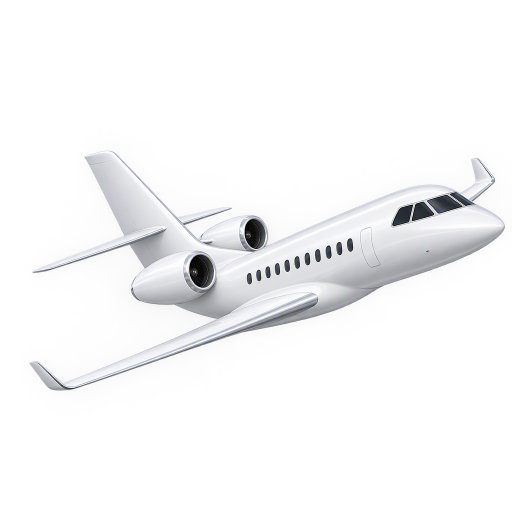
#> input picture assets/app-icon/raw/icon-climb-1.png, 1024 x 1024 px (shown at 1/2 size)
$ python blueprint.py raw/icon-climb-1.png out.png
#> lines starting #> are read from the running program, lines starting #| are printed output that depends on the picture; after the words box and inside, x2 and y2 are one past the last pixel; in counts of white or black regions, pixels touching at a corner belong together
### assets/app-icon/build.py
"""One app icon from a generated jet (family.py builds the whole set and writes the catalogs): a side-view jet (assets/app-icon/raw) on the Jet icon's charcoal tile.

    python3 assets/app-icon/build.py raw/icon-climb-1.png [--scale 0.80] [--rotate DEG] [--nudge X,Y] [--out DIR] [--mock DIR]

Writes <out>/icon.png, icon-dark.png, icon-tinted.png (1024 px, opaque RGB, square corners) and, with --mock,
a home screen mock (1024 master, 60 pt and 29 pt on dark and light wallpaper, watch circle). The tile, shadow
and tinted mapping are the v4 set's (assets/icon-set-v4/raw/src/build.py), so the brand colour stays the same.
"""
import pathlib, sys
import numpy as np
from PIL import Image, ImageDraw, ImageFilter

HERE = pathlib.Path(__file__).resolve().parent
S = 1024


def arg(name, default):
    return sys.argv[sys.argv.index(name) + 1] if name in sys.argv else default


def clean(im, lo=60, hi=235):
    """Hard-ish alpha ramp, then shave one pixel off the rim so no light fringe or halo survives."""
    a = np.array(im.convert("RGBA"))
    al = a[..., 3].astype(float)
    al = np.clip((al - lo) / (hi - lo), 0, 1) * 255
    er = np.array(Image.fromarray(al.astype("uint8")).filter(ImageFilter.MinFilter(3))).astype(float)
    al = np.array(Image.fromarray(np.minimum(al, er).astype("uint8")).filter(ImageFilter.GaussianBlur(0.6)))
    a[..., 3] = al
    im = Image.fromarray(a)
    return im.crop(im.getbbox())


# [94 lines left out: functions tile, black, contact_shadow, lift, tinted_of, make and 2 more, not called in this run]


# The background family: (top, bottom, plane colour, shadow strength). Black plane on the light grounds,
# white on the dark and coloured ones; quiet vertical gradients only.
BACKGROUNDS = {
    "white": ((255, 255, 255), (232, 232, 237), "black", 0.30),
    "paper": ((251, 247, 239), (234, 226, 211), "black", 0.30),
    "grey": ((232, 232, 236), (198, 198, 205), "black", 0.32),
    "charcoal": ((44, 44, 48), (16, 16, 18), "white", 0.75),
    "black": ((14, 14, 15), (0, 0, 0), "white", 0.75),
    "navy": ((28, 42, 82), (8, 14, 36), "white", 0.70),
    "sky": ((128, 190, 246), (52, 122, 212), "white", 0.40),
    "dusk": ((46, 40, 98), (226, 124, 96), "white", 0.45),
    "blue": ((24, 142, 255), (0, 92, 210), "white", 0.45),
}


def ground(top, bottom):
    t = np.linspace(0, 1, S)[:, None, None]
    g = np.array(top, float) * (1 - t) + np.array(bottom, float) * t
    yy, xx = np.mgrid[0:S, 0:S]
    d = np.hypot(xx - 430, yy - 400) / 700
    lift = 10 if sum(top) < 400 else 4
    g = np.repeat(g, S, axis=1) + (np.exp(-d ** 2 * 2) * lift)[..., None]
    return Image.fromarray(np.clip(g, 0, 255).astype("uint8")).convert("RGB")


# [27 lines left out: functions make_on, mac_tile, not called in this run]


# [19 lines that do not run on import are left out]

### assets/app-icon/blueprint.py
"""Blueprint app icons: the icon's jet as a technical line drawing on blueprint blue.

    python3 assets/app-icon/blueprint.py raw/icon-climb-1.png out.png [--rotate 8 --scale 0.89 --nudge 0,6] [--tint]

The lines are traced from the render (outline and the panel, engine and window edges, as vector polylines
simplified with Douglas-Peucker) and stroked at 4x with antialiasing, then scaled down, so they stay crisp at
29 pt. Around them: a fine grid, the fuselage centre line in dash-dot, a dimension line with slash ticks under
the aircraft (nose to tail) and its extension lines, in the colours of the Aircraft Stats blueprint (BlueprintPlan.swift).
--tint draws the same lines on black for the tinted icon.
"""
import math, pathlib, sys
import cv2
import numpy as np
from PIL import Image

import build as B

HERE = pathlib.Path(__file__).resolve().parent
S, K = 1024, 4  # icon size, supersampling
TOP, BOTTOM = (0x35, 0x74, 0xC6), (0x24, 0x5A, 0xA6)  # around Theme.blueprint #2F6BBA
INK = (0xF4, 0xF8, 0xFC)


def arg(name, default):
    return sys.argv[sys.argv.index(name) + 1] if name in sys.argv else default


def place(sprite, scale, nudge):
    """The sprite at its icon size and position (the same geometry as the photographic icon)."""
    w = int(S * scale)
    k = w / max(sprite.size)
    sp = sprite.resize((round(sprite.width * k), round(sprite.height * k)), Image.LANCZOS)
    pos = (int(S / 2 - sp.width / 2 + nudge[0]), int(S / 2 - sp.height / 2 + nudge[1]))
    full = Image.new("RGBA", (S, S), (0, 0, 0, 0))
    full.alpha_composite(sp, pos)
    return full


def trace(full):
    """Vector polylines in icon pixels: the outline, the inner edges and the windows."""
    big = full.resize((S * 2, S * 2), Image.LANCZOS)
    a = np.array(big)
    alpha = a[..., 3]
    lum = cv2.cvtColor(a[..., :3], cv2.COLOR_RGB2GRAY)
    mask = (alpha > 128).astype(np.uint8) * 255
    outline, _ = cv2.findContours(mask, cv2.RETR_EXTERNAL, cv2.CHAIN_APPROX_NONE)
    outline = [cv2.approxPolyDP(c, 1.2, True) for c in outline if cv2.arcLength(c, True) > 200]
    inner = cv2.erode(mask, np.ones((9, 9), np.uint8))
    blur = cv2.GaussianBlur(lum, (5, 5), 1.4)
    edges = cv2.Canny(blur, 40, 110)
    edges[inner == 0] = 0
    edges = cv2.dilate(edges, np.ones((2, 2), np.uint8))
    cs, _ = cv2.findContours(edges, cv2.RETR_LIST, cv2.CHAIN_APPROX_NONE)
    details = [cv2.approxPolyDP(c, 2.2, False) for c in cs if cv2.arcLength(c, False) > 90]
    dark = ((lum < 90) & (inner > 0)).astype(np.uint8) * 255
    ws, _ = cv2.findContours(dark, cv2.RETR_EXTERNAL, cv2.CHAIN_APPROX_SIMPLE)
    windows = [c for c in ws if 12 < cv2.contourArea(c) < 2500]
    half = lambda cs: [c.astype(np.float32) / 2 for c in cs]
    return half(outline), half(details), half(windows), mask


def axis(mask):
    """The aircraft's long axis (principal component of its pixels) and its extent along it, in icon pixels."""
    ys, xs = np.nonzero(mask)
    pts = np.stack([xs, ys], 1).astype(float) / 2
    c = pts.mean(0)
    q = pts - c
    cov = np.array([[np.mean(q[:, 0] * q[:, 0]), np.mean(q[:, 0] * q[:, 1])],
                    [np.mean(q[:, 0] * q[:, 1]), np.mean(q[:, 1] * q[:, 1])]])
    w, v = np.linalg.eigh(cov)
    d = v[:, 1] if v[0, 1] > 0 else -v[:, 1]
    t = q[:, 0] * d[0] + q[:, 1] * d[1]
    n = np.array([-d[1], d[0]])
    if n[1] < 0:
        n = -n
    u = q[:, 0] * n[0] + q[:, 1] * n[1]
    return c, d, n, t.min(), t.max(), u.max()


def draw(full, tint=False):
    outline, details, windows, mask = trace(full)
    W = S * K
    if tint:
        img = np.zeros((W, W, 3), np.uint8)
    else:
        img = np.array(B.ground(TOP, BOTTOM).resize((W, W), Image.BICUBIC))
    ink = (255, 255, 255) if tint else INK
    lay = np.zeros_like(img)

    def blend(layer, alpha):
        nonlocal img
        m = (layer.max(2, keepdims=True) > 0)
        img = np.where(m, (img * (1 - alpha) + layer * alpha).astype(np.uint8), img)

    def line(p, q, w, alpha=1.0):
        layer = np.zeros_like(img)
        cv2.line(layer, tuple(int(v * K) for v in p), tuple(int(v * K) for v in q), ink, int(w * K), cv2.LINE_AA)
        blend(layer, alpha)

    # grid: minor every 32 px, major every 128
    for step, w, al in ((32, 1.2, 0.10), (128, 2.0, 0.20)):
        layer = np.zeros_like(img)
        for v in range(0, S + 1, step):
            cv2.line(layer, (v * K, 0), (v * K, W), ink, int(w * K), cv2.LINE_AA)
            cv2.line(layer, (0, v * K), (W, v * K), ink, int(w * K), cv2.LINE_AA)
        blend(layer, al)

    c, d, n, t0, t1, u1 = axis(mask)
    # centre line, dash-dot, past nose and tail
    seg = [(18, 1), (6, 0), (4, 1), (6, 0)]
    t, i = t0 - 60, 0
    layer = np.zeros_like(img)
    while t < t1 + 60:
        ln, on = seg[i % 4]
        if on:
            p, q = c + d * t, c + d * min(t + ln, t1 + 60)
            cv2.line(layer, tuple((p * K).astype(int)), tuple((q * K).astype(int)), ink, int(2 * K), cv2.LINE_AA)
        t += ln; i += 1
    blend(layer, 0.45)
    # dimension line under the aircraft (its overall length, nose to tail), with extension lines and slash ticks
    ys, xs = np.nonzero(mask)
    x0, x1, y1 = xs.min() / 2, xs.max() / 2, ys.max() / 2
    yd = min(y1 + 44, S - 70)
    line((x0, yd), (x1, yd), 2.2, 0.75)
    for x in (x0, x1):
        col = mask[:, int(x * 2)]
        top = np.nonzero(col)[0]
        y_from = (top.max() / 2 + 14) if len(top) else yd - 60
        line((x, y_from), (x, yd + 16), 1.6, 0.45)
        line((x - 12, yd + 12), (x + 12, yd - 12), 2.6, 0.9)
    # the aircraft: a faint fill, the outline, the inner edges and the windows
    fill = np.zeros_like(img)
    cv2.fillPoly(fill, [(o * K).astype(np.int32) for o in outline], ink, cv2.LINE_AA)
    blend(fill, 0.13)
    layer = np.zeros_like(img)
    cv2.polylines(layer, [(o * K).astype(np.int32) for o in details], False, ink, int(3.0 * K), cv2.LINE_AA)
    blend(layer, 0.7)
    layer = np.zeros_like(img)
    cv2.polylines(layer, [(o * K).astype(np.int32) for o in windows], True, ink, int(2.6 * K), cv2.LINE_AA)
    blend(layer, 0.85)
    layer = np.zeros_like(img)
    cv2.polylines(layer, [(o * K).astype(np.int32) for o in outline], True, ink, int(6.5 * K), cv2.LINE_AA)
    blend(layer, 1.0)
    return Image.fromarray(img).resize((S, S), Image.LANCZOS)


def blueprint(sprite, scale, nudge, tint=False):
    return draw(place(sprite, scale, nudge), tint)


if __name__ == "__main__":
    src = HERE / sys.argv[1]
    sp = B.clean(Image.open(src))
#> in clean, a is the input picture: shape (1024, 1024, 4); mean R, G, B, A 75.6, 75.9, 77.5, 39.7
#> in clean, `return im.crop(im.getbbox())`:
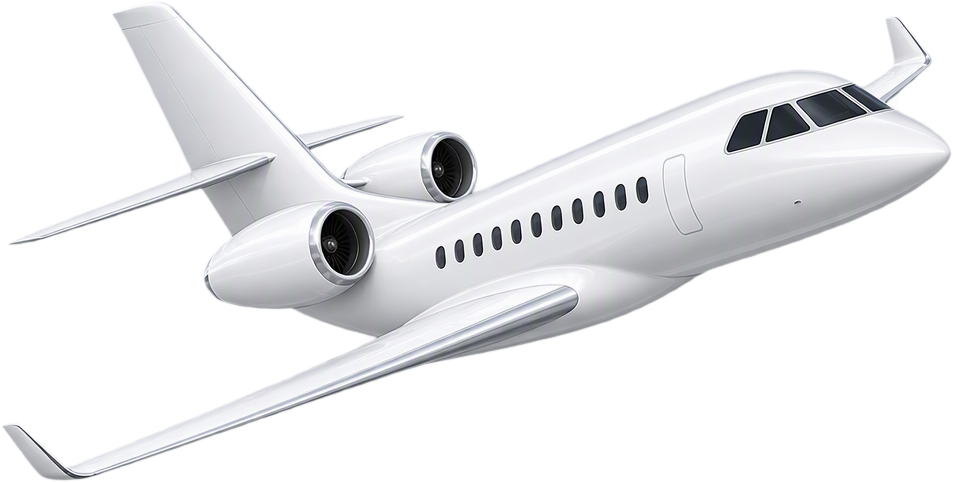
#> returned value: PIL image 953x482 RGBA; mean R, G, B, A 147.2, 148, 151.1, 84.7; transparent parts drawn white
    rot = float(arg("--rotate", "0"))
    if rot:
        sp = sp.rotate(rot, expand=True, resample=Image.BICUBIC)
        sp = sp.crop(sp.getbbox())
    nudge = tuple(int(v) for v in arg("--nudge", "0,0").split(","))
    im = blueprint(sp, float(arg("--scale", "0.89")), nudge, "--tint" in sys.argv)
#> in place, `full = Image.new("RGBA", (S, S), (0, 0, 0, 0))`: full: PIL image 1024x1024 RGBA; every value is 0
#> in trace, `lum = cv2.cvtColor(a[..., :3], cv2.COLOR_RGB2GRAY)`:
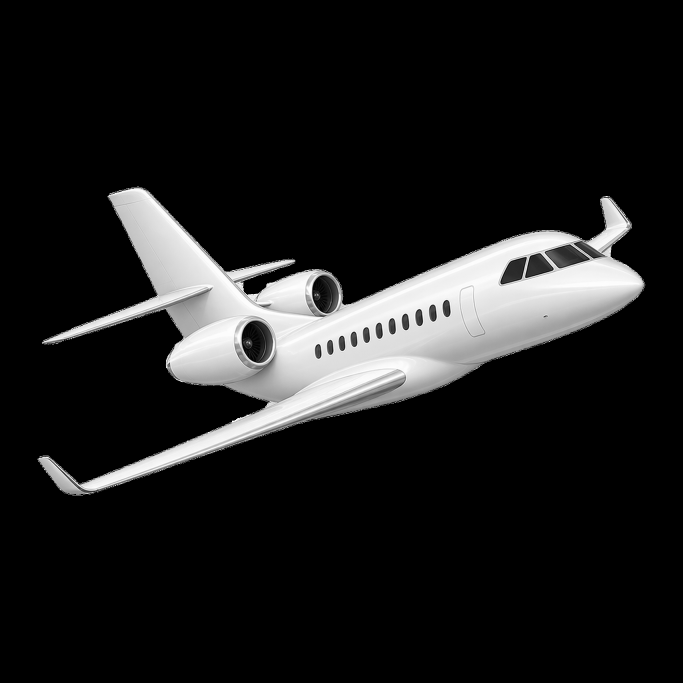
#> lum: shape (2048, 2048) (shown at 1/3 size); min 0, max 255, mean 28
#> in trace, `mask = (alpha > 128).astype(np.uint8) * 255`: mask: shape (2048, 2048); 13.3% white; 1 white region
#> in trace, `outline, _ = cv2.findContours(mask, cv2.RETR_EXTERNAL, cv2.CHAIN_APPRO..`: outline = 1 contour; box (x1, y1, x2, y2) and area: (118, 567, 1929, 1480) 554210
#> in trace, `outline = [cv2.approxPolyDP(c, 1.2, True) for c in outline if cv2.arcL..`: outline = 1 contour; box (x1, y1, x2, y2) and area: (118, 567, 1929, 1480) 554400
#> in trace, `inner = cv2.erode(mask, np.ones((9, 9), np.uint8))`:
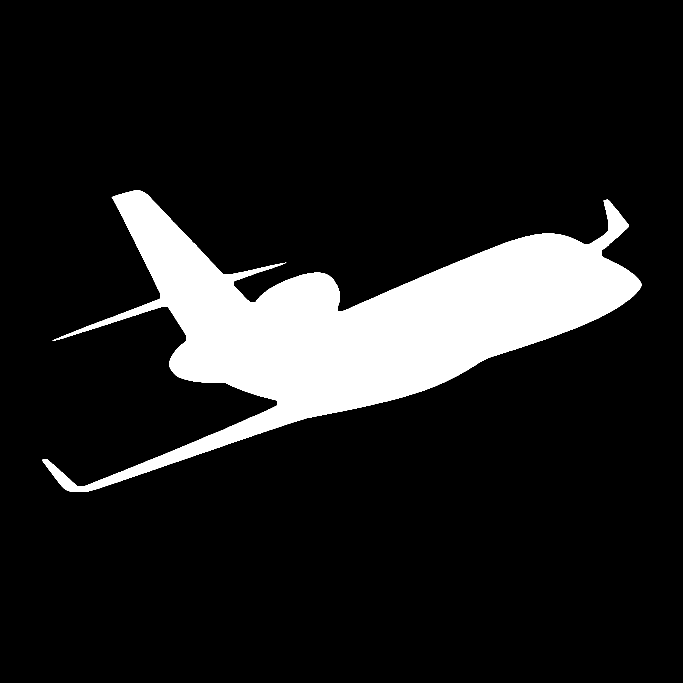
#> inner: shape (2048, 2048) (shown at 1/3 size); 12.4% white; 1 white region, box (x1, y1, x2, y2) and area: (126, 571, 1925, 1476) 520905
#> in trace, `edges = cv2.Canny(blur, 40, 110)`: edges: shape (2048, 2048); 0.84% white in thin lines or dots, all inside (x1, y1, x2, y2) = (111, 559, 1936, 1488)
#> in trace, `edges[inner == 0] = 0`: edges: shape (2048, 2048); 0.41% white in thin lines or dots, all inside (x1, y1, x2, y2) = (139, 607, 1885, 1475)
#> in trace, `edges = cv2.dilate(edges, np.ones((2, 2), np.uint8))`:
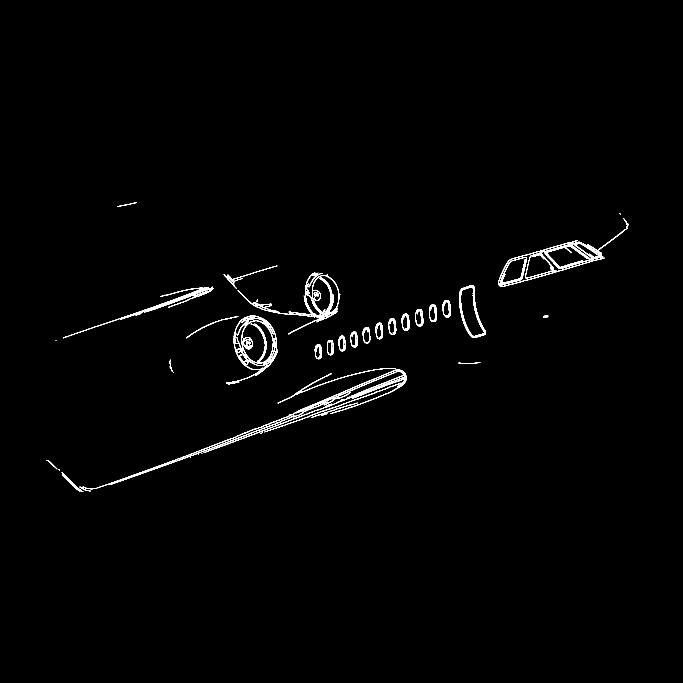
#> edges: shape (2048, 2048) (shown at 1/3 size); 0.91% white in thin lines or dots, all inside (x1, y1, x2, y2) = (139, 607, 1886, 1476)
#> in trace, `cs, _ = cv2.findContours(edges, cv2.RETR_LIST, cv2.CHAIN_APPROX_NONE)`: cs = 581 contours, 482 with area under 20; largest, box (x1, y1, x2, y2) and area: (678, 946, 832, 1150) 16926, (1495, 687, 1879, 861) 16122, (705, 956, 831, 1097) 12715, (713, 818, 1018, 1003) 10420, (724, 961, 826, 1093) 9732
#> in trace, `details = [cv2.approxPolyDP(c, 2.2, False) for c in cs if cv2.arcLengt..`: details = 70 contours; largest, box (x1, y1, x2, y2) and area: (678, 946, 832, 1150) 16822, (1495, 687, 1878, 860) 15733, (705, 956, 831, 1097) 12614, (713, 818, 1017, 1003) 10338, (725, 961, 826, 1093) 9664
#> in trace, `dark = ((lum < 90) & (inner > 0)).astype(np.uint8) * 255`:
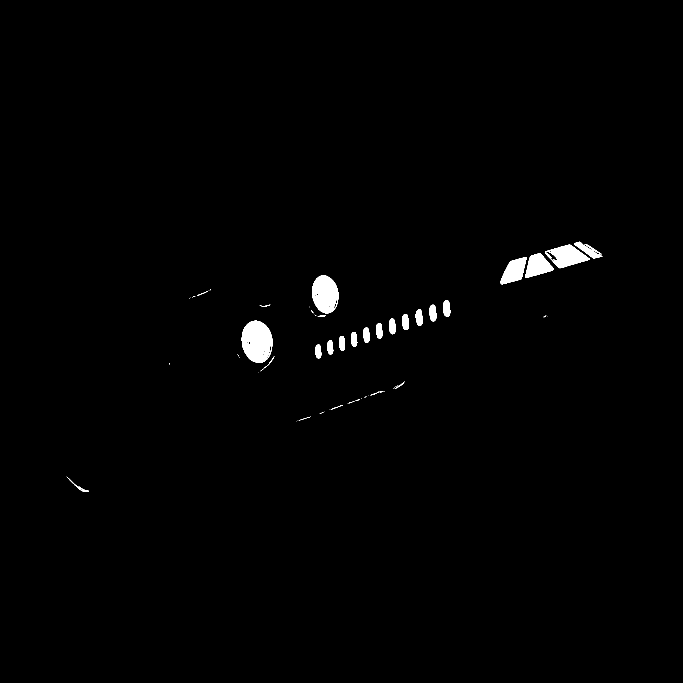
#> dark: shape (2048, 2048) (shown at 1/3 size); 0.92% white; 68 white regions (39 under 20 px)
#> in trace, `ws, _ = cv2.findContours(dark, cv2.RETR_EXTERNAL, cv2.CHAIN_APPROX_SIM..`: ws = 64 contours, 38 with area under 20; largest, box (x1, y1, x2, y2) and area: (725, 962, 818, 1088) 8996, (937, 826, 1015, 940) 6848, (1635, 734, 1769, 805) 5308, (1576, 760, 1660, 834) 3676, (1502, 771, 1580, 853) 3670
#> in trace, `windows = [c for c in ws if 12 < cv2.contourArea(c) < 2500]`: windows = 21 contours; largest, box (x1, y1, x2, y2) and area: (1722, 725, 1808, 776) 1202, (1329, 900, 1351, 951) 826, (1288, 914, 1309, 964) 787, (1247, 928, 1268, 978) 775, (1206, 942, 1227, 990) 746
#> in draw, `outline, details, windows, mask = trace(full)`: outline = 1 item; details = 70 items; windows = 21 items
#> in axis, `pts = np.stack([xs, ys], 1).astype(float) / 2`: pts = 557446 pairs, first value 59 to 964, second value 283.5 to 739.5
#> in axis, `c = pts.mean(0)`: c = [531.5, 486]
#> in axis, `q = pts - c`: q = 557446 pairs, first value -472.5 to 432.5, second value -202.5 to 253.5
#> in axis, `cov = np.array([[np.mean(q[:, 0] * q[:, 0]), np.mean(q[:, 0] * q[:, 1]..`: cov = [[47763.9, -5358], [-5358, 7387.8]]
#> in axis, `w, v = np.linalg.eigh(cov)`: w = [6688.9, 48462.8]; v = [[-0.129, -0.992], [-0.992, 0.129]]
#> in axis, `d = v[:, 1] if v[0, 1] > 0 else -v[:, 1]`: d = [0.992, -0.129]
#> in axis, `n = np.array([-d[1], d[0]])`: n = [0.129, 0.992]
#> in draw, `c, d, n, t0, t1, u1 = axis(mask)`: c = [531.5, 486]; d = [0.992, -0.129]; n = [0.129, 0.992]; t0 = -494.8; t1 = 436.8; u1 = 199.1
#> in draw, `t, i = t0 - 60, 0`: t = -554.8; i = 0
#> the loop in draw, `while t < t1 + 60:` made 124 passes
#> (ln, on, p, q, t) on passes 1, 3, 5, 7, 9, 11, 13, 15, 17, 19, 21, 23: (18, 1, [-18.69, 557.8], [-0.842, 555.5], -536.8), (4, 1, [5.11, 554.7], [9.07, 554.2], -526.8), (18, 1, [15.02, 553.4], [32.87, 551.1], -502.8), (4, 1, [38.82, 550.3], [42.79, 549.8], -492.8), (18, 1, [48.74, 549], [66.59, 546.7], -468.8), (4, 1, [72.54, 545.9], [76.5, 545.4], -458.8), (18, 1, [82.45, 544.6], [100.3, 542.3], -434.8), (4, 1, [106.3, 541.5], [110.2, 541], -424.8), (18, 1, [116.2, 540.2], [134, 537.9], -400.8), (4, 1, [140, 537.1], [143.9, 536.6], -390.8), (18, 1, [149.9, 535.8], [167.7, 533.5], -366.8), (4, 1, [173.7, 532.7], [177.6, 532.2], -356.8)
#> (ln, on, p, q) on passes 61, 63, 65, 67, 69, 71: (18, 1, [487, 491.8], [504.9, 489.5]), (4, 1, [510.8, 488.7], [514.8, 488.2]), (18, 1, [520.7, 487.4], [538.6, 485.1]), (4, 1, [544.5, 484.3], [548.5, 483.8]), (18, 1, [554.5, 483], [572.3, 480.7]), (4, 1, [578.3, 479.9], [582.2, 479.4])
#> after the loop in draw, `while t < t1 + 60:`: i = 124; t = 499.2
#> in blend (call 3), `m = (layer.max(2, keepdims=True) > 0)`: m: shape (4096, 4096, 1) bool; 0.2% white; 62 white regions (1 under 20 px), largest, box (x1, y1, x2, y2) and area: (3965, 1689, 4048, 1709) 882, (3291, 1777, 3374, 1797) 882, (3156, 1794, 3239, 1814) 882
#> in draw, `x0, x1, y1 = xs.min() / 2, xs.max() / 2, ys.max() / 2`: x0 = 59; x1 = 964; y1 = 739.5
#> in draw, `yd = min(y1 + 44, S - 70)`: yd = 783.5
#> in blend (call 4), `m = (layer.max(2, keepdims=True) > 0)`: m: shape (4096, 4096, 1) bool; 0.24% white; 1 white region, box (x1, y1, x2, y2) and area: (231, 3129, 3862, 3140) 39901
#> the loop in draw, `for x in (x0, x1):` made 2 passes
#> (x, top, y_from) on passes 1 to 2: (59, [1377, 1378, 1379], 703.5), (964, [850, 851, 852, 853, 854, 855, 856, 857, 858], 443)
#> pass 1, in blend (call 5), `m = (layer.max(2, keepdims=True) > 0)`:
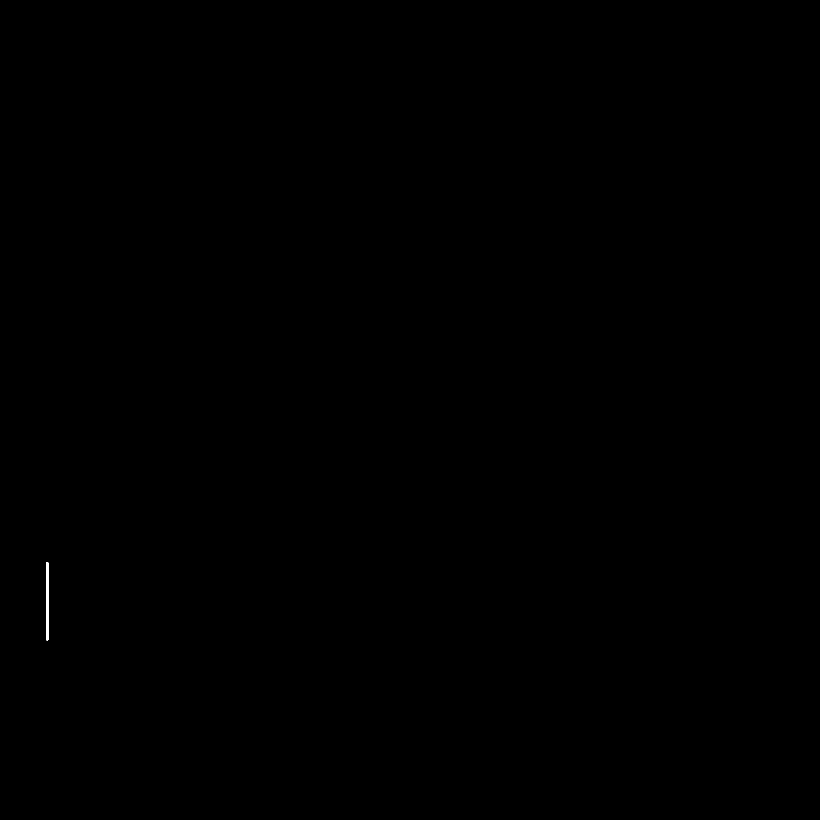
#> m: shape (4096, 4096, 1) bool (shown at 1/5 size); 0.02% white; 1 white region, box (x1, y1, x2, y2) and area: (232, 2810, 241, 3203) 3513
#> in blend (call 9), `m = (layer.max(2, keepdims=True) > 0)`: m: shape (4096, 4096, 1) bool; 13.3% white; 1 white region, box (x1, y1, x2, y2) and area: (235, 1133, 3858, 2960) 2237157
#> in blend (call 10), `m = (layer.max(2, keepdims=True) > 0)`: m: shape (4096, 4096, 1) bool; 2.5% white; 20 white regions, largest, box (x1, y1, x2, y2) and area: (363, 2201, 2444, 2958) 133793, (2983, 1367, 3762, 1726) 63884, (1335, 1587, 2040, 2012) 60019
#> in blend (call 11), `m = (layer.max(2, keepdims=True) > 0)`: m: shape (4096, 4096, 1) bool; 0.3% white; 20 white regions, largest, box (x1, y1, x2, y2) and area: (3438, 1444, 3621, 1557) 6794, (2652, 1794, 2707, 1907) 3144, (2570, 1822, 2623, 1933) 3096
#> in blend (call 12), `m = (layer.max(2, keepdims=True) > 0)`: m: shape (4096, 4096, 1) bool; 2.4% white; 1 white region, box (x1, y1, x2, y2) and area: (222, 1120, 3871, 2973) 407845
#> in blend (call 12), `img = np.where(m, (img * (1 - alpha) + layer * alpha).astype(np.uint8)..`:
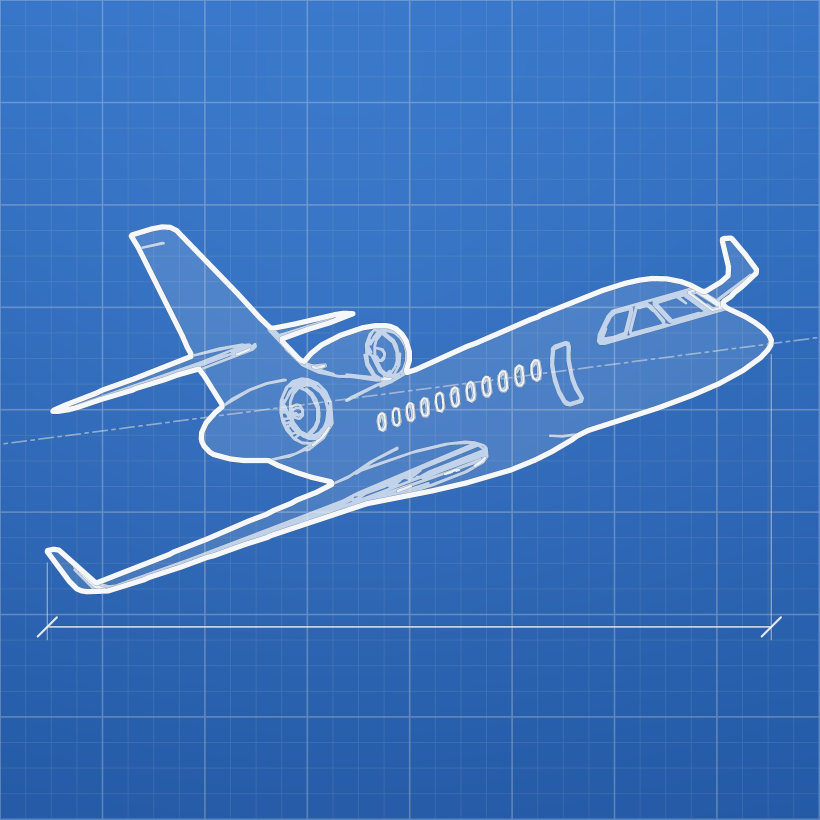
#> img: shape (4096, 4096, 3) (shown at 1/5 size); mean of channels 0, 1, 2 62.2, 116.5, 189.9; drawn as R, G, B
    im.save(sys.argv[2])
    print(sys.argv[2])
